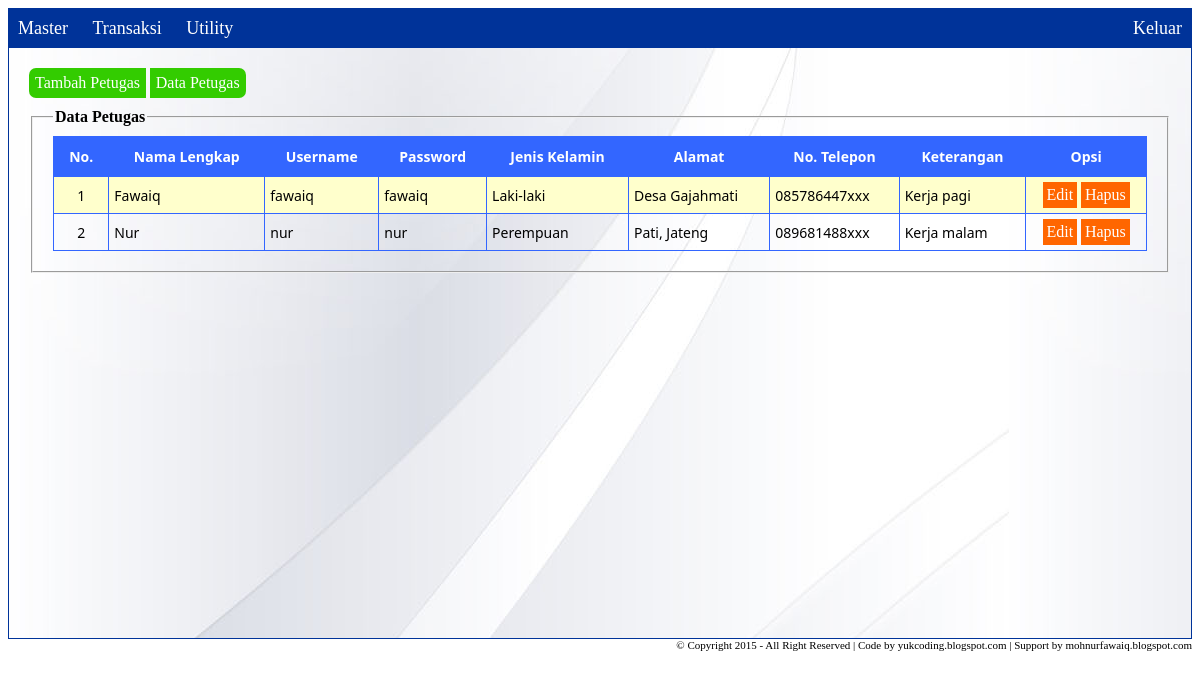
/?page=petugas&action=view (signed in), run on the app's committed database.
### tables this page shows
CREATE TABLE IF NOT EXISTS `tb_user` (
`kode_user` int(11) NOT NULL,
  `username` varchar(40) NOT NULL,
  `password` varchar(40) NOT NULL,
  `pass` varchar(40) NOT NULL,
  `nama_lengkap` varchar(100) NOT NULL,
  `jenis_kelamin` enum('Laki-laki','Perempuan') NOT NULL,
  `alamat` longtext NOT NULL,
  `no_telepon` varchar(15) NOT NULL,
  `keterangan` longtext NOT NULL,
  `level` enum('admin','kasir') NOT NULL
);

### inc/petugas.php (the view, shortened to what this page needs)
<a href="?page=petugas&action=input"><button style="border-top-left-radius:7px; border-bottom-left-radius:7px;">Tambah Petugas</button></a> <a href="?page=petugas&action=view"><button style="border-top-right-radius:7px; border-bottom-right-radius:7px;">Data Petugas</button></a>
<div style="margin-top:10px;">
<?php if(@$_GET['action'] == 'input') {
	include "tambah_petugas.php";
} else if(@$_GET['action'] == 'view') {
	?>
	<fieldset class="utama">
	<legend>Data Petugas</legend>
		<table class="data">
        <thead>
        <tr>
        	<th>No.</th>
            <th>Nama Lengkap</th>
            <th>Username</th>
            <th>Password</th>
            <th>Jenis Kelamin</th>
            <th>Alamat</th>
            <th>No. Telepon</th>
            <th>Keterangan</th>
            <th>Opsi</th>
        </tr>
        </thead>
        <tbody>
        <?php
		$sql = mysql_query("select * from tb_user where level = 'kasir'") or die (mysql_error());
		$cek = mysql_num_rows($sql);
		$no = 1;
		if($cek < 1) { ?>
            <tr>
            	<td colspan="9" style="padding:10px;">Data tidak ditemukan</td>
            </tr> <?php
		} else {
			while($data = mysql_fetch_array($sql)) {
			?>
			<tr>
				<td align="center"><?php echo $no++; ?></td>
				<td><?php echo $data['nama_lengkap']; ?></td>
				<td><?php echo $data['username']; ?></td>
				<td><?php echo $data['pass']; ?></td>
				<td><?php echo $data['jenis_kelamin']; ?></td>
				<td><?php echo $data['alamat']; ?></td>
				<td><?php echo $data['no_telepon']; ?></td>
				<td><?php echo $data['keterangan']; ?></td>
				<td><a href="?page=petugas&action=edit&id=<?php echo $data['kode_user']; ?>"><button>Edit</button></a> <a onclick="return confirm('Yakin ingin menghapus petugas ?');" href="?page=petugas&action=delete&id=<?php echo $data['kode_user']; ?>"><button>Hapus</button></a></td>
			</tr> <?php
			}
		} ?>
        </tbody>
		</table>
	</fieldset> <?php
} else if(@$_GET['action'] == 'edit') {
	include "edit_petugas.php";
} else if(@$_GET['action'] == "delete") {
	include "delete_petugas.php";
} ?>
</div>

### style/style.css (style rules this page uses)
body { font-family:"Segoe UI", Arial; font-size:14px; }
button { padding:6px; border:0; color:#fff; font-size:16px; background-color:#3c0; font-family:"Franklin Gothic Medium", "Franklin Gothic Demi", "Franklin Gothic Book"; }
table.data { border-collapse:collapse; width:100%; }
table.data tr:nth-child(odd) { background-color:#ffc; }
table.data th { padding:10px; background-color:#36f; color:#fff; border:1px solid #36f; }
table.data td { padding:5px; border-left:1px solid #36f; border-bottom:1px solid #36f; }
table.data td:last-child { text-align:center; border-right:1px solid #36f; }
table.data button, table button { padding:4px; border:0; color:#fff; background-color:#f60; font-family:"Franklin Gothic Medium", "Franklin Gothic Demi", "Franklin Gothic Book"; }
fieldset.utama { padding:10px 20px 20px 20px; }
legend { font-family:"Franklin Gothic Medium", "Franklin Gothic Demi", "Franklin Gothic Book"; font-size: 16px; font-weight: bold; }

### data on the page
tb_user: nama_lengkap "Fawaiq", username "fawaiq", pass "fawaiq", jenis_kelamin "Laki-laki", alamat "Desa Gajahmati", no_telepon "085786447xxx", keterangan "Kerja pagi"
tb_user: nama_lengkap "Nur", username "nur", pass "nur", jenis_kelamin "Perempuan", alamat "Pati, Jateng", no_telepon "089681488xxx", keterangan "Kerja malam"
